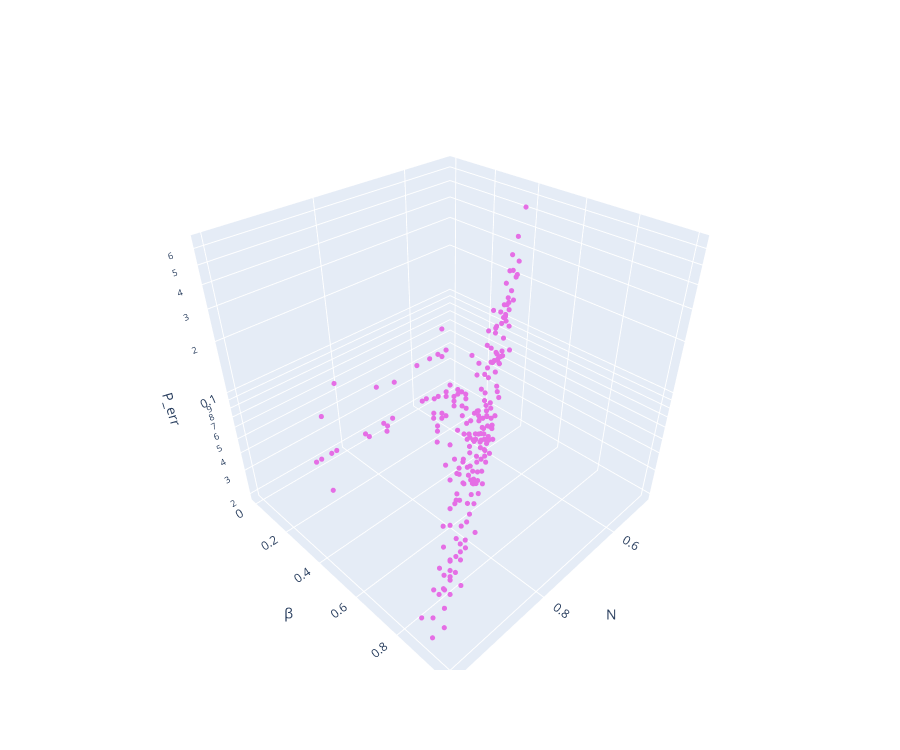

Notebook source saved alongside this figure:
### Code cell
reload_protocols()
sigmas = [0.0]
im.plot_homodyne_perr(sigmas, colors_1, colors_2, dss = 'data' )

### Figure 1 — Plotly figure (JSON) as saved in the notebook; plotly's stock layout.template omitted (floating-point values rounded to 4 significant figures; data arrays with more than 128 entries replaced by an {"elided": "..."} marker saying what was removed)
{"data": [{"marker": {"color": "#e56ee5", "size": 3}, "mode": "markers", "type": "scatter3d", "x": {"elided": "1681 float values"}, "y": {"elided": "1681 float values"}, "z": {"elided": "1681 float values"}}], "layout": {"height": 750, "scene": {"aspectmode": "cube", "xaxis": {"title": {"text": "N"}}, "yaxis": {"title": {"text": "β"}}, "zaxis": {"title": {"text": "P_err"}, "type": "log"}}, "width": 900}}
